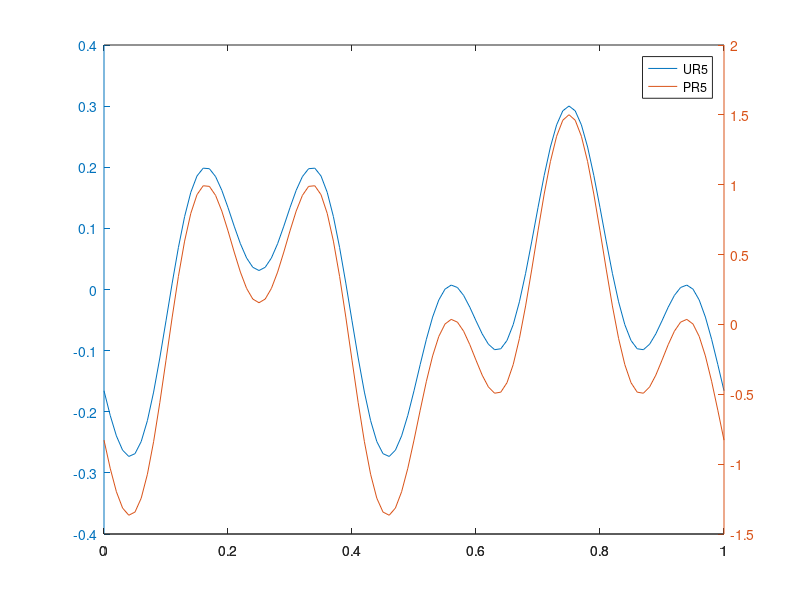
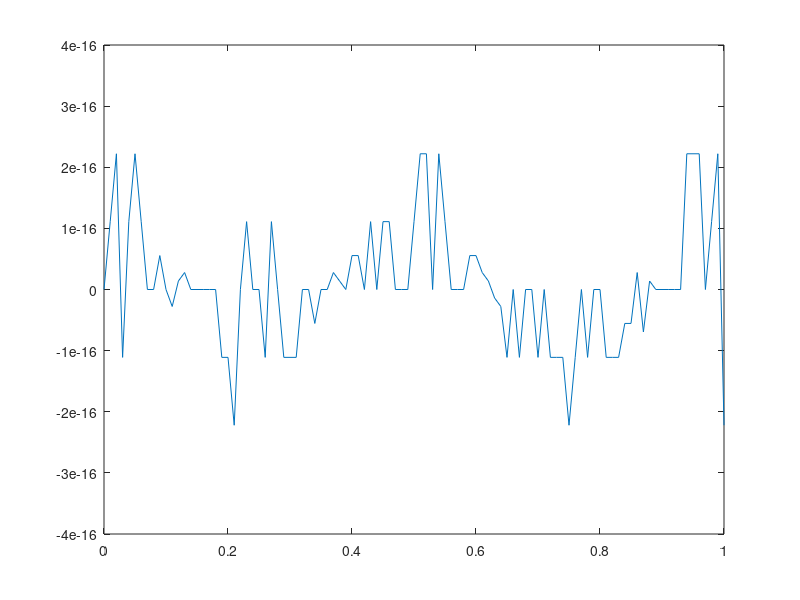

MATLAB code for these plots, in order:
%%
R1=1;R2=2;R3=3;R4=4;R5=5;R6=6;R7=7; E1=1;E2=2;E3=3;

R= [R1+R2+R3 -R2 0;-R2 R2+R4+R5 -R5;0 -R5 R5+R6+R7];
E = [E1;-E2;-E3];
Ik = R\E
%%
IR6 = Ik(3)
UR6 = R6*IR6
PR6 = IR6*UR6
%%
E1 = [1 -1 0];
E2 = [2 -2 0];
E3 = [3 -3 0];
E = [E1; -E2; -E3];
%
Ik = R\E
%
IR7 = Ik(3,:)
UR7 = IR7*R7
PR7 = UR7.*IR7
%
t = 0:0.01:1;
E3 = cos(2*pi*2*t);
E2 = 5*zeros(size(t));
E1 = sin(2*pi*5*t);
E = [E1; -E2; -E3];
I = R\E;
%
IR5 = I(3,:)-I(2,:);
UR5 = IR5*R5;
PR5 = UR5*R5;
plotyy(t,UR5,t,PR5)
legend('UR5','PR5')
% PARBAUDE
IR6=I(3,:);
UR6 = IR6*R6;
IR7=I(3,:);
UR7 = IR7*R7;
Utst = UR6+UR7+UR5+E3;
figure,plot(t,Utst)